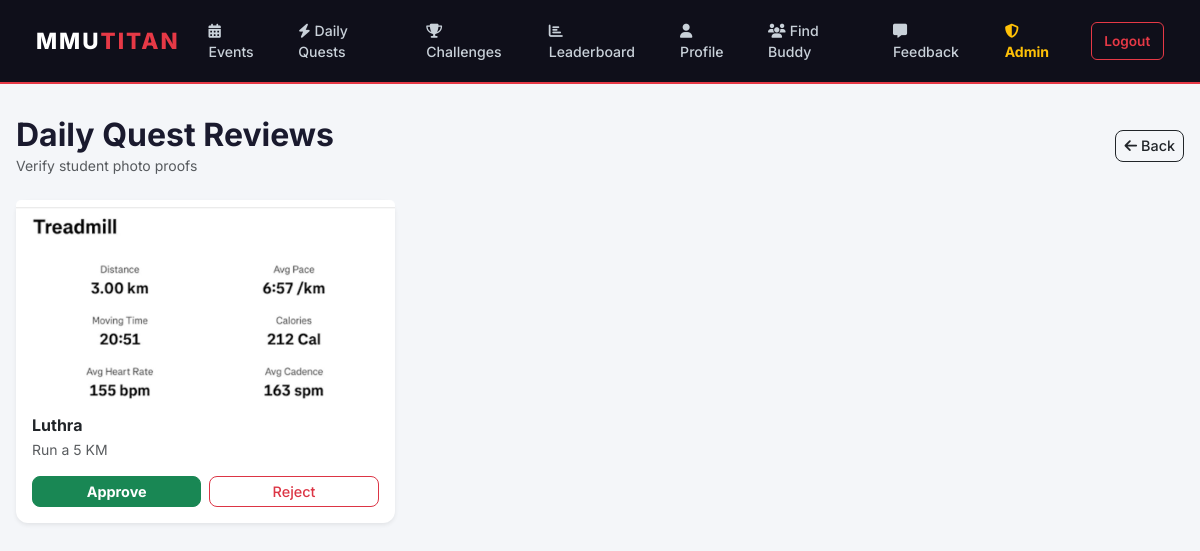
Before: /admin/task_reviews (signed in) with the older database file.
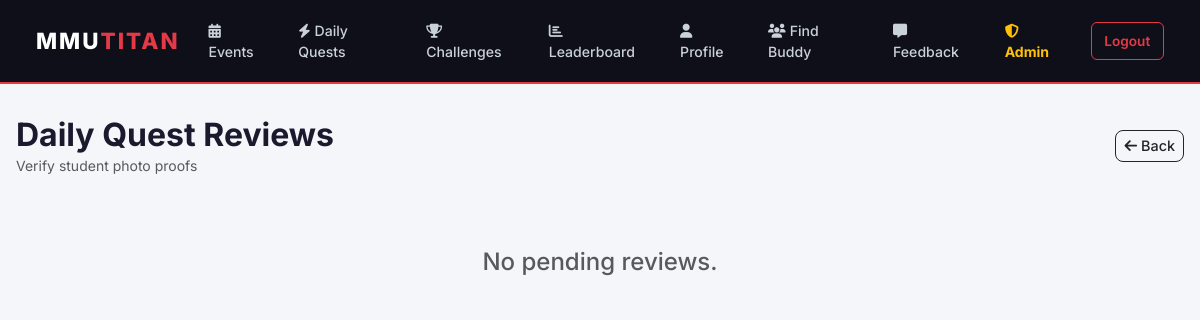
After: the same page with the newer database file.
### mmutitan/models.py (models this page shows)
class UserTask(db.Model):
    id = db.Column(db.Integer, primary_key=True)
    user_id = db.Column(db.Integer, db.ForeignKey('user.id', ondelete='CASCADE'), nullable=False)
    task_id = db.Column(db.Integer, db.ForeignKey('task.id', ondelete='CASCADE'), nullable=False)
    status = db.Column(db.String(20), default='In Progress')
    proof_image = db.Column(db.String(20), nullable=True)
    date_accepted = db.Column(db.DateTime, nullable=False, default=datetime.utcnow)

class User(db.Model, UserMixin):
    id = db.Column(db.Integer, primary_key=True)
    name = db.Column(db.String(100), nullable=False)
    email = db.Column(db.String(120), unique=True, nullable=False)
    password = db.Column(db.String(200), nullable=False)
    faculty = db.Column(db.String(50), nullable=False)
    sport_preferences = db.Column(db.String(200), default="")
    profile_photo = db.Column(db.String(20), nullable=False, default='default.jpg')
    points = db.Column(db.Integer, default=0)
    streak = db.Column(db.Integer, default=0)
    is_admin = db.Column(db.Boolean, default=False)
    is_banned = db.Column(db.Boolean, default=False)
    reset_token = db.Column(db.String(100), nullable=True)
    reset_token_expiry = db.Column(db.DateTime, nullable=True)
    availability_days = db.Column(db.String(100), nullable=True)   # e.g. "Mon,Wed,Fri"
    availability_time = db.Column(db.String(20), nullable=True)    # "Morning", "Afternoon", "Evening"
    rsvps = db.relationship('RSVP', backref='user_ref', lazy=True, cascade="all, delete-orphan")
    usertasks = db.relationship('UserTask', backref='user_ref', lazy=True, cascade="all, delete-orphan")
    submissions = db.relationship('Submission', backref='user_ref', lazy=True, cascade="all, delete-orphan")
    badges = db.relationship('Badge', secondary=user_badges, backref=db.backref('users', lazy='dynamic'))
    point_history = db.relationship('Point', backref='user_ref', lazy=True, cascade="all, delete-orphan")
    streak_history = db.relationship('Streak', backref='user_ref', lazy=True, cascade="all, delete-orphan")
    feedbacks = db.relationship('Feedback', backref='user_ref', lazy=True, cascade="all, delete-orphan")
    sent_requests = db.relationship('BuddyRequest', foreign_keys='BuddyRequest.sender_id',
                                    backref='sender', lazy=True, cascade="all, delete-orphan")
    received_requests = db.relationship('BuddyRequest', foreign_keys='BuddyRequest.receiver_id',
                                        backref='receiver', lazy=True, cascade="all, delete-orphan")

class Task(db.Model):
    id = db.Column(db.Integer, primary_key=True)
    title = db.Column(db.String(100), nullable=False)
    description = db.Column(db.Text, nullable=False)
    sport_category = db.Column(db.String(50), nullable=False)
    difficulty = db.Column(db.String(20), nullable=False)
    proof_required = db.Column(db.Boolean, default=False)
    usertasks = db.relationship('UserTask', backref='task_ref', lazy=True, cascade="all, delete-orphan")

### mmutitan/app.py (the view)
    @app.route('/admin/task_reviews')
    @login_required
    def admin_task_reviews():
        if not current_user.is_admin:
            abort(403)
        pending_tasks = UserTask.query.filter_by(status='Pending Review').all()
        return render_template('admin_task_reviews.html', pending_tasks=pending_tasks, title="Daily Quest Reviews")

### mmutitan/models.py (called while the page is built)
@login_manager.user_loader
def load_user(user_id):
    return User.query.get(int(user_id))

### mmutitan/templates/admin_task_reviews.html
{% extends "base.html" %}
{% block content %}
<div class="d-flex justify-content-between align-items-center mb-4">
    <div>
        <h2 class="fw-bold mb-0">Daily Quest Reviews</h2>
        <p class="text-muted small mb-0">Verify student photo proofs</p>
    </div>
    <a href="{{ url_for('admin_dashboard') }}" class="btn btn-outline-dark btn-sm">
        <i class="fa fa-arrow-left me-1"></i>Back
    </a>
</div>
<div class="row g-3">
    {% for ut in pending_tasks %}
    <div class="col-md-4">
        <div class="card h-100 shadow-sm border-info border-2">
            <img src="{{ url_for('static', filename='uploads/' + ut.proof_image) }}" class="card-img-top" alt="Proof" style="height:200px;object-fit:cover;">
            <div class="card-body">
                <h6 class="fw-bold mb-1">{{ ut.user_ref.name }}</h6>
                <p class="small text-muted mb-2">{{ ut.task_ref.title }}</p>
                <div class="d-flex gap-2 mt-3">
                    <form action="{{ url_for('verify_daily_task', utask_id=ut.id, action='approve') }}" method="POST" class="w-50">
                        <button type="submit" class="btn btn-success w-100 btn-sm fw-bold">Approve</button>
                    </form>
                    <form action="{{ url_for('verify_daily_task', utask_id=ut.id, action='reject') }}" method="POST" class="w-50">
                        <button type="submit" class="btn btn-outline-danger w-100 btn-sm">Reject</button>
                    </form>
                </div>
            </div>
        </div>
    </div>
    {% else %}
    <div class="col-12 text-center py-5">
        <h4 class="text-muted">No pending reviews.</h4>
    </div>
    {% endfor %}
</div>
{% endblock %}

Changed rows visible on the page:
no longer on this page (row edited): UserTask: proof_image (picture), user_ref.name "Luthra", task_ref "Run a 5 KM"
Other visible differences:
text now shown: "No pending reviews."
